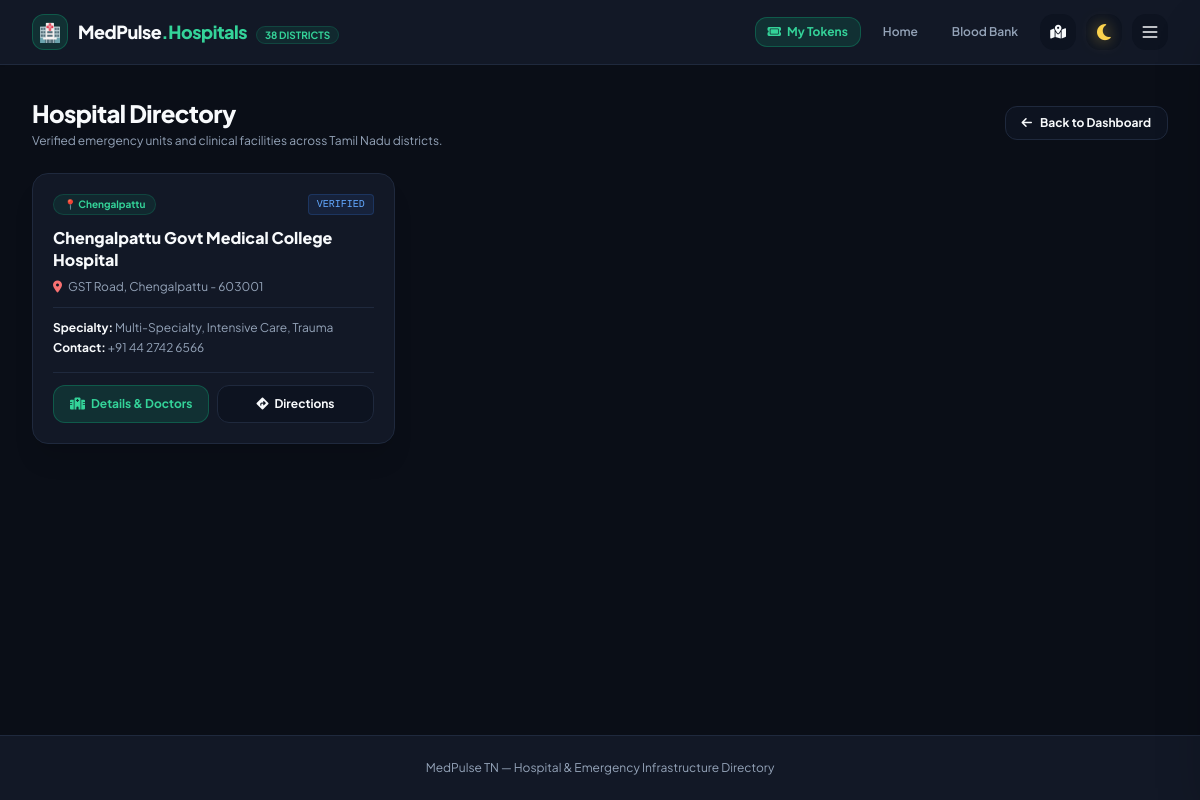
Screenshot of /hospitals.php?district=Chengalpattu with the database file from the repository.
### tables this page shows
CREATE TABLE IF NOT EXISTS `hospitals` (
  `id` INT AUTO_INCREMENT PRIMARY KEY,
  `hospital_name` VARCHAR(255) NOT NULL,
  `district` VARCHAR(100) NOT NULL,
  `specialty` VARCHAR(255) NOT NULL,
  `address` TEXT NOT NULL,
  `contact` VARCHAR(50) NOT NULL,
  `lat` DECIMAL(10, 8) NULL,
  `lon` DECIMAL(11, 8) NULL,
  `created_at` TIMESTAMP DEFAULT CURRENT_TIMESTAMP
);

### db_connect.php (called while the page is built, shortened)
<?php
$host = "localhost";
$username = "root";
$password = "";
$database = "medpulse_tn";
$conn = @new mysqli($host, $username, $password, $database);
if (!$conn->connect_error) {
    $db_connected = true;
} else {
    $db_connected = false;
}
?>

### hospitals.php (the view, shortened to what this page needs)
<?php
include 'db_connect.php';
$district = $_GET['district'] ?? '';
$hospitals_list = [];
if ($db_connected) {
    $sql = "SELECT * FROM hospitals WHERE 1=1";
    $params = [];
    $types = "";
    if (!empty($district)) {
        $sql .= " AND district = ?";
        $params[] = $district;
        $types .= "s";
    }
    $stmt = $conn->prepare($sql);
    if (!empty($params)) {
        $stmt->bind_param($types, ...$params);
    }
    $stmt->execute();
    $result = $stmt->get_result();
    while ($row = $result->fetch_assoc()) {
        $hospitals_list[] = $row;
    }
}
?>
<!DOCTYPE html>
<html lang="en" class="dark">
<head>
  <script src="https://cdn.tailwindcss.com"></script>
  <link rel="stylesheet" href="https://cdnjs.cloudflare.com/ajax/libs/font-awesome/6.4.0/css/all.min.css" />
  <link rel="stylesheet" href="./styles.css" />
</head>
<body class="min-h-screen flex flex-col justify-between">
  <nav class="sticky top-0 z-40 border-b border-theme bg-card px-4 md:px-8 py-3.5 shadow-sm">
    <div class="max-w-7xl mx-auto flex items-center justify-between">
      <a href="index.php" class="flex items-center gap-2.5">
        <div class="w-9 h-9 rounded-xl bg-emerald-500/15 border border-emerald-500/30 flex items-center justify-center font-extrabold text-emerald-400 text-lg">🏥</div>
        <div>
          <span class="text-lg font-extrabold tracking-tight text-main">MedPulse<span class="text-emerald-400">.Hospitals</span></span>
          <span class="text-[10px] bg-emerald-500/10 text-emerald-400 px-2 py-0.5 rounded-full font-bold ml-1.5 border border-emerald-500/20">38 DISTRICTS</span>
        </div>
      </a>
      <div class="flex items-center gap-2.5">
        <button onclick="openPatientTokensModal()" title="My Saved OP Tokens" class="px-3 py-1.5 rounded-xl bg-emerald-500/15 text-emerald-400 hover:bg-emerald-500 hover:text-white border border-emerald-500/30 text-xs font-bold transition-all flex items-center gap-1.5">
          <i class="fa-solid fa-ticket"></i>
          <span>My Tokens</span>
        </button>
        <a href="index.php" class="text-xs font-semibold text-muted hover:text-emerald-400 px-3 py-1.5">Home</a>
        <a href="blood_bank.php" class="text-xs font-semibold text-muted hover:text-emerald-400 px-3 py-1.5">Blood Bank</a>
        <a href="map.php" title="Live Emergency GIS Map" class="w-9 h-9 icon-btn-reactive text-sm flex items-center justify-center">
          <i class="fa-solid fa-map-location-dot"></i>
        </a>
        <button onclick="toggleTheme()" title="Toggle Light/Dark Theme" class="w-9 h-9 icon-btn-reactive text-sm flex items-center justify-center">
          <span class="theme-icon-symbol"><i class="fa-solid fa-moon"></i></span>
        </button>
        <button onclick="openSidebar()" title="Open Menu Drawer" class="w-9 h-9 icon-btn-reactive text-sm">
          <svg class="w-5 h-5" fill="none" stroke="currentColor" viewBox="0 0 24 24">
            <path stroke-linecap="round" stroke-linejoin="round" stroke-width="2" d="M4 6h16M4 12h16M4 18h16"/>
          </svg>
        </button>
      </div>
    </div>
  </nav>
  <section class="px-4 md:px-8 pt-8 pb-12 max-w-7xl mx-auto w-full flex-grow">
    <div class="flex flex-col md:flex-row md:items-center justify-between gap-4 mb-6">
      <div>
        <h1 class="text-2xl font-extrabold text-main tracking-tight">Hospital Directory</h1>
        <p class="text-xs text-muted mt-1">Verified emergency units and clinical facilities across Tamil Nadu districts.</p>
      </div>
      <a href="index.php" class="inline-flex items-center gap-2 text-xs font-bold bg-input hover:bg-card text-main px-4 py-2 rounded-xl border border-theme self-start md:self-auto">
        <i class="fa-solid fa-arrow-left"></i> Back to Dashboard
      </a>
    </div>
    <div class="grid grid-cols-1 md:grid-cols-2 lg:grid-cols-3 gap-6">
      <?php if (!empty($hospitals_list)): ?>
        <?php foreach ($hospitals_list as $row): ?>
          <div class="bg-card border border-theme rounded-2xl p-5 hover:border-emerald-500/40 transition-all shadow-xl flex flex-col justify-between anti-gravity-card">
            <div>
              <div class="flex items-center justify-between gap-2 mb-3">
                <span class="text-[10px] bg-emerald-500/10 text-emerald-400 px-2.5 py-0.5 rounded-full font-bold border border-emerald-500/20">
                  📍 <?= htmlspecialchars($row['district'] ?? 'Tamil Nadu') ?>
                </span>
                <span class="text-[10px] bg-blue-500/10 text-blue-400 px-2 py-0.5 rounded font-mono border border-blue-500/20">
                  VERIFIED
                </span>
              </div>
              <h3 class="font-extrabold text-main text-base mb-2 leading-snug">
                <?= htmlspecialchars($row['hospital_name'] ?? 'Medical Center') ?>
              </h3>
              <p class="text-xs text-muted mb-3 flex items-start gap-1.5">
                <i class="fa-solid fa-location-dot text-red-400 mt-0.5"></i>
                <span><?= htmlspecialchars($row['address'] ?? 'Address unavailable') ?></span>
              </p>
              <div class="space-y-1 text-xs border-t border-theme pt-3 text-muted">
                <p><strong class="text-main">Specialty:</strong> <?= htmlspecialchars($row['specialty'] ?? 'General Emergency') ?></p>
                <p><strong class="text-main">Contact:</strong> <?= htmlspecialchars($row['contact'] ?? 'N/A') ?></p>
              </div>
            </div>
            <div class="mt-4 pt-3 border-t border-theme grid grid-cols-1 sm:grid-cols-2 gap-2">
              <button onclick="openHospitalDetailsModal('<?= htmlspecialchars($row['hospital_name'] ?? '', ENT_QUOTES) ?>', '<?= htmlspecialchars($row['district'] ?? '', ENT_QUOTES) ?>', '<?= htmlspecialchars($row['address'] ?? '', ENT_QUOTES) ?>', '<?= htmlspecialchars($row['specialty'] ?? '', ENT_QUOTES) ?>', '<?= htmlspecialchars($row['contact'] ?? '', ENT_QUOTES) ?>', '<?= $row['lat'] ?? '' ?>', '<?= $row['lon'] ?? '' ?>')" class="w-full bg-emerald-500/15 text-emerald-400 hover:bg-emerald-500 hover:text-white font-bold py-2.5 px-3 rounded-xl flex items-center justify-center gap-1.5 text-xs transition-all border border-emerald-500/30">
                <i class="fa-solid fa-hospital"></i> Details & Doctors
              </button>
              <a href="map.php?search=<?= urlencode($row['hospital_name'] ?? '') ?>" class="w-full bg-input hover:bg-emerald-500 hover:text-slate-950 text-main font-bold py-2.5 px-3 rounded-xl flex items-center justify-center gap-1.5 text-xs transition-all border border-theme">
                <i class="fa-solid fa-diamond-turn-right"></i> Directions
              </a>
            </div>
          </div>
        <?php endforeach; ?>
      <?php endif; ?>
    </div>
  </section>
  <footer class="border-t border-theme py-6 px-4 md:px-8 bg-card text-center text-xs text-muted">
    <p>MedPulse TN — Hospital & Emergency Infrastructure Directory</p>
  </footer>
</body>
</html>

### styles.css (style rules this page uses)
:root { --bg-color: #0a0e17; --card-bg: #121826; --card-hover: #182032; --text-main: #f8fafc; --text-muted: #94a3b8; --border-color: #1f293d; --input-bg: #0d1320; }
body { background-color: var(--bg-color); color: var(--text-main); font-family: 'Plus Jakarta Sans', sans-serif; transition: background-color 0.3s ease, color 0.3s ease; }
.bg-card { background-color: var(--card-bg) !important; border-color: var(--border-color) !important; }
.bg-input { background-color: var(--input-bg) !important; color: var(--text-main) !important; border-color: var(--border-color) !important; }
.text-main { color: var(--text-main) !important; }
.text-muted { color: var(--text-muted) !important; }
.border-theme { border-color: var(--border-color) !important; }
.anti-gravity-card { transition: transform 0.4s cubic-bezier(0.34, 1.56, 0.64, 1), box-shadow 0.4s cubic-bezier(0.34, 1.56, 0.64, 1), border-color 0.3s ease; will-change: transform, box-shadow; }
.icon-btn-reactive { position: relative; display: inline-flex; align-items: center; justify-content: center; border-radius: 0.875rem; border: 1px solid var(--border-theme); background-color: var(--input-bg); color: var(--text-main); transition: transform 0.25s cubic-bezier(0.34, 1.56, 0.64, 1), background-color 0.2s ease, border-color 0.2s ease, box-shadow 0.25s ease, color 0.2s ease; will-change: transform, box-shadow; cursor: pointer; }
.icon-btn-reactive i { color: var(--text-main); transition: color 0.2s ease; }
.theme-icon-symbol { display: inline-flex !important; align-items: center !important; justify-content: center !important; }

### rows the page displays
hospitals: district "Chengalpattu", hospital_name "Chengalpattu Govt Medical College Hospital", address "GST Road, Chengalpattu - 603001", specialty "Multi-Specialty, Intensive Care, Trauma", contact "+91 44 2742 6566"
